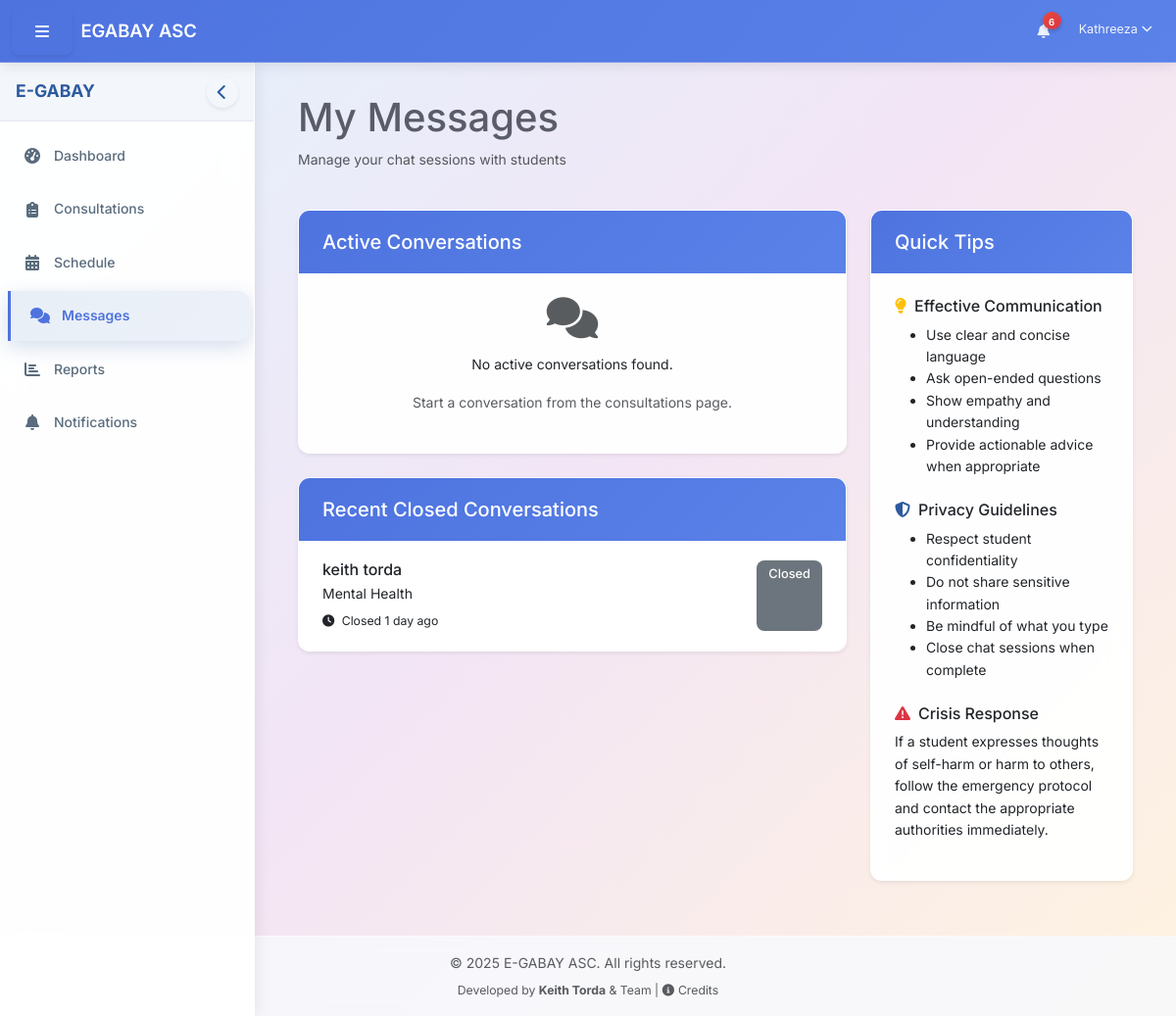
Page /dashboard/counselor/messages.php (signed in) on the committed database.
### tables this page shows
CREATE TABLE `chat_sessions` (
  `id` int(11) NOT NULL AUTO_INCREMENT,
  `student_id` int(11) NOT NULL,
  `counselor_id` int(11) NOT NULL,
  `subject` varchar(255) NOT NULL,
  `status` enum('active','closed') NOT NULL DEFAULT 'active',
  `consultation_id` int(11) DEFAULT NULL,
  `created_at` timestamp NOT NULL DEFAULT current_timestamp(),
  `updated_at` timestamp NOT NULL DEFAULT current_timestamp() ON UPDATE current_timestamp(),
  PRIMARY KEY (`id`),
  KEY `idx_chat_sessions_student` (`student_id`),
  KEY `idx_chat_sessions_counselor` (`counselor_id`),
  KEY `chat_sessions_ibfk_3` (`consultation_id`),
  CONSTRAINT `chat_sessions_ibfk_1` FOREIGN KEY (`student_id`) REFERENCES `users` (`user_id`) ON DELETE CASCADE,
  CONSTRAINT `chat_sessions_ibfk_2` FOREIGN KEY (`counselor_id`) REFERENCES `users` (`user_id`) ON DELETE CASCADE,
  CONSTRAINT `chat_sessions_ibfk_3` FOREIGN KEY (`consultation_id`) REFERENCES `consultation_requests` (`id`) ON DELETE CASCADE
);

CREATE TABLE `users` (
  `user_id` int(11) NOT NULL AUTO_INCREMENT,
  `username` varchar(50) NOT NULL,
  `password` varchar(255) NOT NULL,
  `first_name` varchar(100) NOT NULL,
  `last_name` varchar(100) NOT NULL,
  `email` varchar(100) NOT NULL,
  `role_id` int(11) NOT NULL,
  `is_active` tinyint(1) DEFAULT 1,
  `last_login` datetime DEFAULT NULL,
  `created_at` timestamp NOT NULL DEFAULT current_timestamp(),
  `updated_at` timestamp NOT NULL DEFAULT current_timestamp() ON UPDATE current_timestamp(),
  `profile_picture` varchar(255) DEFAULT NULL,
  `verification_token` varchar(64) DEFAULT NULL,
  `is_verified` tinyint(1) NOT NULL DEFAULT 0,
  PRIMARY KEY (`user_id`),
  UNIQUE KEY `username` (`username`),
  UNIQUE KEY `email` (`email`),
  KEY `idx_users_role` (`role_id`),
  CONSTRAINT `users_ibfk_1` FOREIGN KEY (`role_id`) REFERENCES `roles` (`role_id`)
);

CREATE TABLE `consultation_requests` (
  `id` int(11) NOT NULL AUTO_INCREMENT,
  `student_id` int(11) NOT NULL,
  `counselor_id` int(11) DEFAULT NULL,
  `issue_description` text NOT NULL,
  `issue_category` varchar(100) DEFAULT NULL,
  `preferred_date` date NOT NULL,
  `preferred_time` time NOT NULL,
  `communication_method` enum('in_person','phone','video','email','chat','voice') NOT NULL,
  `is_anonymous` tinyint(1) NOT NULL DEFAULT 0,
  `status` enum('pending','live','completed','cancelled') NOT NULL DEFAULT 'pending',
  `counselor_notes` text DEFAULT NULL,
  `created_at` timestamp NOT NULL DEFAULT current_timestamp(),
  `updated_at` timestamp NOT NULL DEFAULT current_timestamp() ON UPDATE current_timestamp(),
  PRIMARY KEY (`id`),
  KEY `idx_consultation_requests_student` (`student_id`),
  KEY `idx_consultation_requests_counselor` (`counselor_id`),
  CONSTRAINT `consultation_requests_ibfk_1` FOREIGN KEY (`student_id`) REFERENCES `users` (`user_id`) ON DELETE CASCADE,
  CONSTRAINT `consultation_requests_ibfk_2` FOREIGN KEY (`counselor_id`) REFERENCES `users` (`user_id`) ON DELETE CASCADE
);

### includes/utility.php (called while the page is built, shortened)
<?php
function timeAgo($datetime) {
    $time = strtotime($datetime);
    $now = time();
    $diff = $now - $time;
    if ($diff < 60) {
        return 'Just now';
    } elseif ($diff < 3600) {
        $mins = floor($diff / 60);
        return $mins . ' minute' . ($mins > 1 ? 's' : '') . ' ago';
    } elseif ($diff < 86400) {
        $hours = floor($diff / 3600);
        return $hours . ' hour' . ($hours > 1 ? 's' : '') . ' ago';
    } elseif ($diff < 604800) {
        $days = floor($diff / 86400);
        return $days . ' day' . ($days > 1 ? 's' : '') . ' ago';
    } elseif ($diff < 2592000) {
        $weeks = floor($diff / 604800);
        return $weeks . ' week' . ($weeks > 1 ? 's' : '') . ' ago';
    } elseif ($diff < 31536000) {
        $months = floor($diff / 2592000);
        return $months . ' month' . ($months > 1 ? 's' : '') . ' ago';
    } else {
        $years = floor($diff / 31536000);
        return $years . ' year' . ($years > 1 ? 's' : '') . ' ago';
    }
}
?>

### dashboard/counselor/messages.php (the view, shortened to what this page needs)
<?php
require_once __DIR__ . '/../../includes/path_fix.php';
require_once $base_path . '/config/config.php';
require_once $base_path . '/classes/Auth.php';
require_once $base_path . '/classes/Chat.php';
$user_id = $_SESSION['user_id'];
$database = new Database();
$db = $database->getConnection();
$query = "SELECT cs.*,
          u.first_name, u.last_name, u.email,
          cr.issue_description, cr.issue_category, cr.is_anonymous,
          (SELECT COUNT(*) FROM chat_messages WHERE chat_id = cs.id AND user_id != ? AND is_read = 0) as unread_count
          FROM chat_sessions cs
          JOIN users u ON cs.student_id = u.user_id
          JOIN consultation_requests cr ON cs.consultation_id = cr.id
          WHERE cs.counselor_id = ? AND cs.status = 'active'
          ORDER BY cs.updated_at DESC";
$stmt = $db->prepare($query);
$stmt->execute([$user_id, $user_id]);
$active_chats = $stmt->fetchAll(PDO::FETCH_ASSOC);
$query = "SELECT cs.*,
          u.first_name, u.last_name, u.email,
          cr.issue_description, cr.issue_category, cr.is_anonymous
          FROM chat_sessions cs
          JOIN users u ON cs.student_id = u.user_id
          JOIN consultation_requests cr ON cs.consultation_id = cr.id
          WHERE cs.counselor_id = ? AND cs.status = 'closed'
          ORDER BY cs.updated_at DESC
          LIMIT 10";
$stmt = $db->prepare($query);
$stmt->execute([$user_id]);
$closed_chats = $stmt->fetchAll(PDO::FETCH_ASSOC);
include_once $base_path . '/includes/header.php';
?>
<div class="row mb-4">
    <div class="col-md-8">
        <h1>My Messages</h1>
        <p class="text-muted">Manage your chat sessions with students</p>
    </div>
</div>
<div class="row">
    <div class="col-lg-8">
        <div class="card shadow-sm mb-4">
            <div class="card-header bg-white">
                <h5 class="card-title mb-0">Active Conversations</h5>
            </div>
            <div class="card-body p-0">
                <?php if (empty($active_chats)): ?>
                    <div class="p-4 text-center">
                        <i class="fas fa-comments fa-3x text-muted mb-3"></i>
                        <p>No active conversations found.</p>
                        <p class="text-muted">Start a conversation from the consultations page.</p>
                    </div>
                <?php endif; ?>
            </div>
        </div>
        <div class="card shadow-sm">
            <div class="card-header bg-white">
                <h5 class="card-title mb-0">Recent Closed Conversations</h5>
            </div>
            <div class="card-body p-0">
                <?php if (empty($closed_chats)): ?>
                    <div class="p-4 text-center">
                        <i class="fas fa-archive fa-3x text-muted mb-3"></i>
                        <p>No closed conversations found.</p>
                    </div>
                <?php else: ?>
                    <div class="list-group list-group-flush">
                        <?php foreach ($closed_chats as $chat): ?>
                            <a href="<?php echo SITE_URL; ?>/dashboard/counselor/chat.php?chat_id=<?php echo $chat['id']; ?>" class="list-group-item list-group-item-action">
                                <div class="d-flex w-100 justify-content-between">
                                    <div>
                                        <h6 class="mb-1">
                                            <?php if ($chat['is_anonymous']): ?>
                                                <span class="text-muted">Anonymous Student</span>
                                            <?php else: ?>
                                                <?php echo $chat['first_name'] . ' ' . $chat['last_name']; ?>
                                            <?php endif; ?>
                                        </h6>
                                        <p class="mb-1">
                                            <?php
                                            echo !empty($chat['issue_category']) ?
                                                $chat['issue_category'] :
                                                'General Consultation';
                                            ?>
                                        </p>
                                        <small>
                                            <i class="fas fa-clock me-1"></i>
                                            Closed <?php echo timeAgo($chat['updated_at']); ?>
                                        </small>
                                    </div>
                                    <span class="badge bg-secondary">Closed</span>
                                </div>
                            </a>
                        <?php endforeach; ?>
                    </div>
                <?php endif; ?>
            </div>
        </div>
    </div>
    <div class="col-lg-4">
        <div class="card shadow-sm mb-4">
            <div class="card-header bg-white">
                <h5 class="card-title mb-0">Quick Tips</h5>
            </div>
            <div class="card-body">
                <h6><i class="fas fa-lightbulb text-warning me-2"></i>Effective Communication</h6>
                <ul class="mb-4">
                    <li>Use clear and concise language</li>
                    <li>Ask open-ended questions</li>
                    <li>Show empathy and understanding</li>
                    <li>Provide actionable advice when appropriate</li>
                </ul>
                <h6><i class="fas fa-shield-alt text-primary me-2"></i>Privacy Guidelines</h6>
                <ul class="mb-4">
                    <li>Respect student confidentiality</li>
                    <li>Do not share sensitive information</li>
                    <li>Be mindful of what you type</li>
                    <li>Close chat sessions when complete</li>
                </ul>
                <h6><i class="fas fa-exclamation-triangle text-danger me-2"></i>Crisis Response</h6>
                <p>If a student expresses thoughts of self-harm or harm to others, follow the emergency protocol and contact the appropriate authorities immediately.</p>
            </div>
        </div>
    </div>
</div>
<?php
include_once $base_path . '/includes/footer.php';
?>

### assets/css/style.css (style rules this page uses)
:root { --primary-color: #4e73df; --primary-light: #5a82e8; --primary-dark: #2653d3; --secondary-color: #858796; --success-color: #1cc88a; --info-color: #36b9cc; --warning-color: #f6c23e; --danger-color: #e74a3b; --light-color: #f8f9fc; --dark-color: #5a5c69; --gray-100: #f8f9fc; --gray-200: #eaecf4; --gray-300: #dddfeb; --gray-400: #d1d3e2; --gray-500: #b7b9cc; --gray-600: #858796; --gray-700: #6e707e; --gray-800: #5a5c69; --gray-900: #3a3b45; --border-radius: 8px; --border-radius-lg: 12px; --border-radius-xl: 16px; --shadow-sm: 0 2px 4px rgba(0,0,0,0.08); --shadow: 0 4px 6px rgba(0,0,0,0.1); --shadow-lg: 0 8px 16px rgba(0,0,0,0.15); --transition: all 0.1s ease; --sidebar-width: 250px; --navbar-height: 60px; --bg-heavenly: linear-gradient(135deg, #e3f2fd 0%, #f3e5f5 50%, #fff3e0 100%); }
:root { --transition: all 0.1s cubic-bezier(0.4, 0, 0.2, 1); }
body { background: var(--bg-heavenly) !important; background-attachment: fixed; font-family: 'Inter', system-ui, -apple-system, sans-serif; font-size: 0.875rem; line-height: 1.6; color: var(--dark-color); min-height: 100vh; }
.card { background: rgba(255, 255, 255, 0.95); backdrop-filter: blur(10px); border: 1px solid var(--border-color); border-radius: var(--border-radius-lg); box-shadow: var(--shadow-sm); transition: box-shadow 0.1s ease, transform 0.1s ease; overflow: hidden; border: 1px solid rgba(255, 255, 255, 0.2); }
.card-header { background: linear-gradient(135deg, var(--primary-color) 0%, var(--primary-light) 100%); color: white; border-bottom: none; padding: 1.25rem 1.5rem; font-weight: 600; font-size: 1.1rem; }
.card-header h1, .card-header h2, .card-header h3, .card-header h4, .card-header h5, .card-header h6 { color: white; margin-bottom: 0; }
.card-body { padding: 1.5rem; }
.badge { font-weight: 500; border-radius: var(--border-radius); padding: 0.5rem 0.75rem; font-size: 0.8rem; }
.list-group { border-radius: var(--border-radius-lg); overflow: hidden; box-shadow: var(--shadow-sm); }
.list-group-item { border: none; border-bottom: 1px solid var(--border-color); padding: 1.25rem 1.5rem; transition: var(--transition); }
.list-group-item:last-child { border-bottom: none; }

### includes/header.php (style rules this page uses)
:root { --bs-primary: #2c5aa0; --bs-primary-rgb: 44, 90, 160; --bs-secondary: #6c7293; --bs-success: #00a65a; --bs-info: #00c0ef; --bs-warning: #f39c12; --bs-danger: #dd4b39; --bs-light: #f8f9fa; --bs-dark: #2f3349; --sidebar-width: 260px; --navbar-height: 64px; }
body { display: flex; min-height: 100vh; flex-direction: column; background: linear-gradient(135deg, #e3f2fd 0%, #f3e5f5 50%, #fff3e0 100%); background-attachment: fixed; font-family: 'Inter', system-ui, -apple-system, sans-serif; }

### rows in the picture
chat_sessions: student.first_name "keith", student.last_name "torda", consultation.issue_category "Mental Health", updated_at "1 day ago"

### other values in the picture
$notification_count "6"
$_SESSION['first_name'] "Kathreeza"
